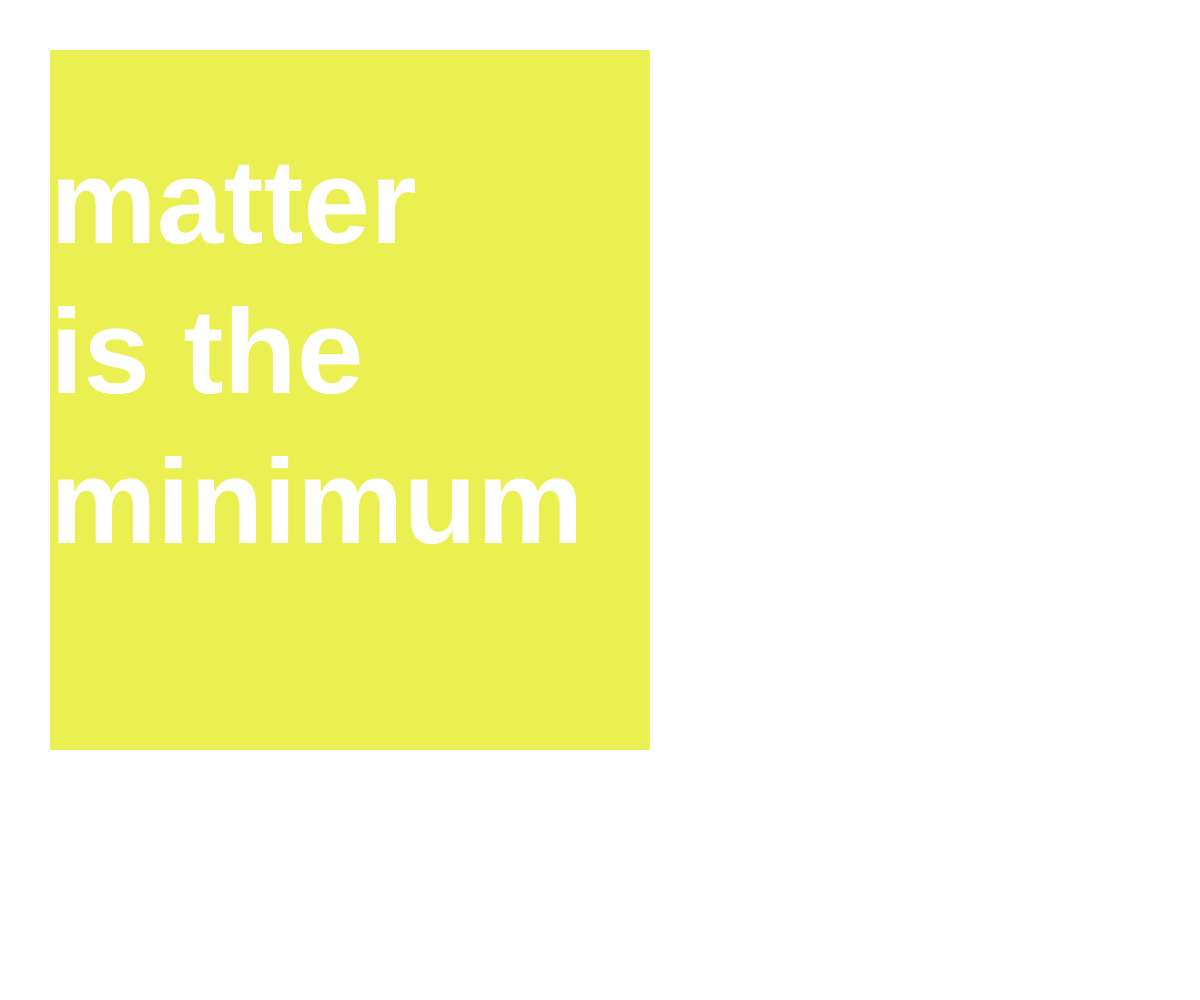
Frame 1 (no input)
Frame 60 (no input): identical to frame 1, image omitted
Frame 120 (the mouse pressed at the canvas centre since frame 60): identical to frame 1, image omitted

The p5.js sketch that drew this single still picture (run headless with seeded random() and noise() and a simulated clock; from frame 60 on, the mouse is pressed at the canvas centre):

// p5.js sketch
// ── sketch.js
/* eslint-disable no-undef, no-unused-vars */

function setup() {
  createCanvas(windowWidth, windowHeight); // windowWidth/Height define the width and height of your browser window
  //you could also put actual pixels here as well, it just depends on what you want
  // Put setup code here
}

function draw() {
  // Put drawings here
  fill(234, 240, 81); // 3 values separated by commas denote RGB values
  noStroke();
  rect(50, 50, 600, 700); // (x-location, y-location, width in pixels, height in pixels)
  fill(255); // single values between 0-255 describe greyscale tones
  textStyle(BOLD); // type style
  textSize(120); // type size
  text("matter is the minimum", 50, 150, 500, windowHeight);

  /*
we'll use this next section to make our own shapes using a handful of primatives.
- lets apply our collectively written shared values. 
- Design an engaging page using that text
- include some sort of interaction (a mousepressed, a mouseX/mouseY movement of a primative)

*/
}

// This Redraws the Canvas when resized
windowResized = function () {
  resizeCanvas(windowWidth, windowHeight);
};

// ── sketch2.js
function setup() {
  //things that happen once go here
}

function draw() {
  //things that loop/repeat go here
}
